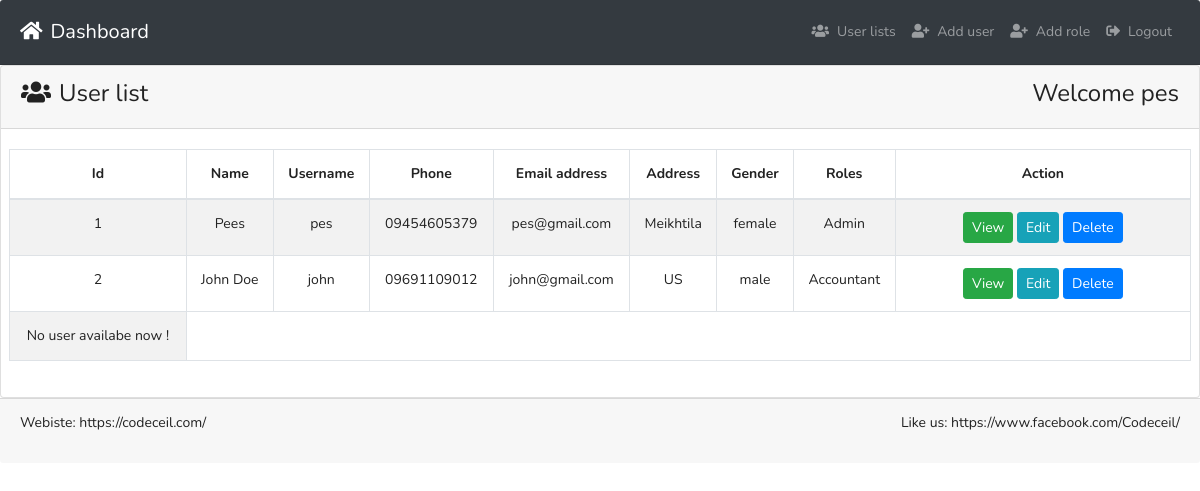
The app's page /index (signed in) with its own data.
### tables this page shows
CREATE TABLE `user` (
  `id` int(11) NOT NULL,
  `name` varchar(255) NOT NULL,
  `username` varchar(255) NOT NULL,
  `role_id` int(11) DEFAULT NULL,
  `phone` varchar(20) DEFAULT NULL,
  `email` varchar(255) NOT NULL,
  `address` text DEFAULT NULL,
  `password` varchar(255) NOT NULL,
  `gender` enum('male','female') NOT NULL,
  `is_active` tinyint(1) DEFAULT 1
);

CREATE TABLE `roles` (
  `id` int(11) NOT NULL,
  `name` varchar(50) NOT NULL
);

### controller/UserController.php (called while the page is built, shortened)
<?php
$config = require('config.php');
$db = new Database($config['database']);
$users = $db->query('SELECT user.id, user.name, user.username, user.phone, user.email, user.address,
user.password, user.gender, roles.name as role_name
 FROM user LEFT JOIN roles ON user.role_id = roles.id')->get();
    include ('view/index.view.php');
?>

### index.php (called while the page is built, shortened)
<?php
require 'Database.php';
require 'router.php';

### config.php (called while the page is built)
<?php
return [
        'database' => [
            'host' => 'localhost',
            'port' => 3306,
            'dbname' => 'usermanage',
            'charset' => 'utf8mb4'
        ]
    ];

### Database.php (called while the page is built, shortened)
<?php
require ('config.php');
class Database {
        public $connection;
        public $statement;
        public function __construct($config, $username = 'root', $password = ''){
            try {
            $dsn = ('mysql:'. http_build_query($config,'',';'));
            $this -> connection = new PDO($dsn, $username , $password, [
                PDO::ATTR_DEFAULT_FETCH_MODE => PDO::FETCH_ASSOC
            ]);
        }
        catch (PDOException $e) {
            echo 'Connection failed: ' . $e->getMessage();
            die();
        }
        }
        public function query($query, $params = []){
            $this->statement=$this->connection->prepare($query);
            $this->statement->execute($params);
            return $this;
        }
        public function get(){
            return $this->statement->fetchAll();
        }
    }

### view/index.view.php (the view, shortened to what this page needs)
<?php
include 'header.php';
?>
    <div class="card ">
        <div class="card-header">
          <h3><i class="fas fa-users mr-2"></i>User list <span class="float-right" name="id">Welcome <?= $_SESSION['user']['username']?> </span></h3>
        </div>
        <div class="card-body pr-2 pl-2">
          <table id="example" class="table table-striped table-bordered" style="width:100%">
                  <thead>
                    <tr>
                      <th  class="text-center">Id</th>
                      <th  class="text-center">Name</th>
                      <th  class="text-center">Username</th>
                      <th  class="text-center">Phone</th>
                      <th  class="text-center">Email address</th>
                      <th  class="text-center">Address</th>
                      <th  class="text-center">Gender</th>
                      <th  class="text-center">Roles</th>
                      <th  width='25%' class="text-center">Action</th>
                    </tr>
                  </thead>
                  <tbody>
                  <?php foreach($users as $user): ?>
                      <tr class="text-center">
                        <td><?= htmlspecialchars($user ['id']) ?></td>
                        <td><?= htmlspecialchars($user ['name']) ?></td>
                        <td><?= htmlspecialchars($user ['username']) ?> </td>
                        <td><?= htmlspecialchars($user ['phone']) ?></td>
                        <td><?= htmlspecialchars($user ['email']) ?></td>
                        <td><?= htmlspecialchars($user ['address']) ?></td>
                        <td><?= htmlspecialchars($user ['gender']) ?></td>
                        <td><?= htmlspecialchars($user ['role_name']) ?></td>
                        <td>
                            <a class="btn btn-success btn-sm" href="/">View</a>
                            <a class="btn btn-info btn-sm " href="/edit?id=<?= $user['id']; ?>">Edit</a>
                            <form method="POST" class="d-inline">
                            <button type="submit" onclick="return confirm('Are You Sure to Delete')" class="btn btn-primary btn-sm">Delete</button>
                            </form>
                         </td>
                      </tr>
                      <?php endforeach; ?>
                      <tr class="text-center">
                      <td>No user availabe now !</td>
                    </tr>
                  </tbody>
              </table>
        </div>
      </div>
  <?php
  include 'footer.php';
  ?>

### router.php (shortened to what this page needs)
<?php
$uri = parse_url($_SERVER['REQUEST_URI'])['path'];
$routes = [
    '/' => 'controller/LoginController.php',
    '/index' => 'controller/UserController.php',
    '/addUser'  => 'controller/addUserController.php',
    '/addRole'  => 'controller/addRoleController.php',
    '/edit'     => 'controller/editController.php',
    '/changePassword'     => 'controller/changePassController.php',
    '/seed'     => 'controller/seedController.php',
     '/login'     => 'controller/LoginController.php',
      '/logout'     => 'controller/LogoutController.php'
];
function routeToController($uri, $routes){
    if (array_key_exists($uri, $routes)) {
        require $routes[$uri];
    }else{
        abort();
    }
}
routeToController($uri, $routes);

### header.php (shortened to what this page needs)
<!DOCTYPE html>
<html lang="en" dir="ltr">
  <head>
    <link rel="stylesheet" href="assets/bootstrap.min.css">
    <link href="https://use.fontawesome.com/releases/v5.0.4/css/all.css" rel="stylesheet">
    <link rel="stylesheet" href="assets/dataTables.bootstrap4.min.css">
    <link rel="stylesheet" href="assets/style.css">
  </head>
  <body>
      <nav class="navbar navbar-expand-md navbar-dark bg-dark card-header">
        <a class="navbar-brand" href="view/index.view.php"><i class="fas fa-home mr-2"></i>Dashboard</a>
        <div class="collapse navbar-collapse" id="navbarsExampleDefault">
          <ul class="navbar-nav ml-auto">
          <?php if (isset($_SESSION['user'])): ?>
              <li class="nav-item">
                  <a class="nav-link" href="/index"><i class="fas fa-users mr-2"></i>User lists </span></a>
              </li>
              <li class="nav-item">
                <a class="nav-link" href="/addUser"><i class="fas fa-user-plus mr-2"></i>Add user </span></a>
              </li>
              <li class="nav-item">
              <a class="nav-link" href="/addRole"><i class="fas fa-user-plus mr-2"></i>Add role </span></a>
              </li>
            <li class="nav-item">
              <a class="nav-link" href="/logout"><i class="fas fa-sign-out-alt mr-2"></i>Logout</a>
            </li>
            <?php else: ?>
              <li class="nav-item">
                <a class="nav-link" href="/login"><i class="fas fa-sign-in-alt mr-2"></i>Login</a>
              </li>
              <?php endif; ?>
          </ul>
        </div>
      </nav>

### footer.php (shortened to what this page needs)
<div class="well card-footer">
  <p>Webiste: https://codeceil.com/
      <span class="float-right">Like us: https://www.facebook.com/Codeceil/</span>
  </p>
  </body>
</html>

### records on screen
user: id "1", name "Pees", username "pes", phone "09454605379", email "pes@gmail.com", address "Meikhtila", gender "female", role.name "Admin"
user: id "2", name "John Doe", username "john", phone "09691109012", email "john@gmail.com", address "US", gender "male", role.name "Accountant"

### other values on screen
$_SESSION['user']['username'] "pes"
